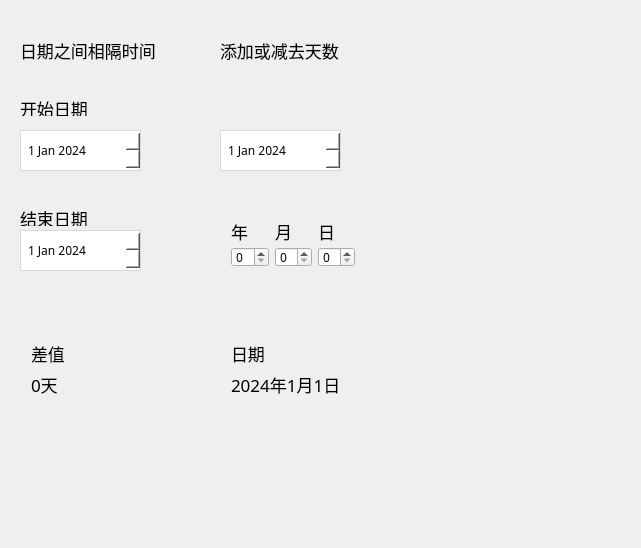
<?xml version="1.0" encoding="UTF-8"?>
<ui version="4.0">
 <class>riqi</class>
 <widget class="QWidget" name="riqi">
  <property name="geometry">
   <rect>
    <x>0</x>
    <y>0</y>
    <width>641</width>
    <height>548</height>
   </rect>
  </property>
  <property name="maximumSize">
   <size>
    <width>1000</width>
    <height>10000</height>
   </size>
  </property>
  <property name="font">
   <font>
    <family>宋体</family>
    <italic>false</italic>
    <bold>false</bold>
   </font>
  </property>
  <property name="windowTitle">
   <string>拉胯计算器</string>
  </property>
  <property name="styleSheet">
   <string notr="true">QPushButton {
background-color: #F2F2F2; /* 设置背景颜色 */
border: 1px solid #C3C3C3; /* 设置边框颜色 */
padding: 8px 16px; /* 调整内边距 */
font-family: &quot;Segoe UI&quot;, Arial, sans-serif; /* 使用Windows计算器常见的字体 */
font-size: 14pt; /* 设置字体大小 */
color: #333333; /* 设置文本颜色 */
}

QPushButton:hover {
background-color: #E6E6E6; /* 鼠标悬停时设置背景颜色 */
}

QPushButton:pressed {
background-color: #D9D9D9; /* 按下时设置背景颜色 */
}

QPushButton:disabled {
background-color: #F2F2F2; /* 禁用时设置背景颜色 */
color: #B2B2B2; /* 禁用时设置文本颜色 */
}



QRadioButton {
spacing: 5px; /* 调整文本和选择框之间的间距 */
color: #333333; /* 设置文本颜色 */
}

QRadioButton::indicator {
width: 5px; /* 设置选择框的宽度 */
height: 5rgb(240, 240, 240)px; /* 设置选择框的高度 */
border: 2px solid #0078D4; /* 设置选择框的边框颜色 */
}

QRadioButton::indicator:checked {
background-color: #0078D4; /* 设置选中时的背景颜色 */
border: 2px solid #0078D4; /* 设置选中时的边框颜色 */
}

QRadioButton:hover {
color: #0078D4; /* 鼠标悬停时设置文本颜色 */
}


QDateEdit {
background-color: white;
border: 1px solid #d9d9d9;
padding: 5px;
color: black;
selection-background-color: #3399ff;
selection-color: white;
}

QDateEdit::drop-down {
width: 20px;
}



QDateEdit QCalendarWidget {
background-color: white;
color: black;
border: 1px solid #d9d9d9;
selection-background-color: #3399ff;
selection-color: white;
}

QDateEdit QCalendarWidget QToolButton {
color: black;
background-color: white;
border: 1px solid #d9d9d9;
border-radius: 4px;
}

QDateEdit QCalendarWidget QToolButton:hover {
background-color: #e6f7ff;
}

QDateEdit QCalendarWidget QToolButton::hover {
background-color: #e6f7ff;
}

QDateEdit QCalendarWidget QWidget {
alternate-background-color: #f0f0f0;
}

QDateEdit QCalendarWidget QAbstractItemView {
background-color: white;
}

QDateEdit QCalendarWidget QAbstractItemView::item:hover {
color: black;
background-color: #3399ff;
}

QDateEdit QCalendarWidget QAbstractItemView::item:selected {
color: white;
background-color: #3399ff;
}


	


</string>
  </property>
  <widget class="QWidget" name="centralWidget" native="true">
   <property name="geometry">
    <rect>
     <x>0</x>
     <y>-10</y>
     <width>411</width>
     <height>571</height>
    </rect>
   </property>
   <property name="styleSheet">
    <string notr="true">QLabel{
font-size: 13pt; /* 设置字体大小 */
}</string>
   </property>
   <widget class="QDateEdit" name="dateEdit">
    <property name="geometry">
     <rect>
      <x>20</x>
      <y>140</y>
      <width>121</width>
      <height>41</height>
     </rect>
    </property>
    <property name="styleSheet">
     <string notr="true">QDateEdit {
background-color: white;
border: 1px solid #d9d9d9;
padding: 5px;
color: black;
selection-background-color: #3399ff;
selection-color: white;
}

QDateEdit::drop-down {
width: 20px;
}



QDateEdit QCalendarWidget {
background-color: white;
color: black;
border: 1px solid #d9d9d9;
selection-background-color: #3399ff;
selection-color: white;
}

QDateEdit QCalendarWidget QToolButton {
color: black;
background-color: white;
border: 1px solid #d9d9d9;
border-radius: 4px;
}

QDateEdit QCalendarWidget QToolButton:hover {
background-color: #e6f7ff;
}

QDateEdit QCalendarWidget QToolButton::hover {
background-color: #e6f7ff;
}

QDateEdit QCalendarWidget QWidget {
alternate-background-color: #f0f0f0;
}

QDateEdit QCalendarWidget QAbstractItemView {
background-color: white;
}

QDateEdit QCalendarWidget QAbstractItemView::item:hover {
color: black;
background-color: #3399ff;
}

QDateEdit QCalendarWidget QAbstractItemView::item:selected {
color: white;
background-color: #3399ff;
}
</string>
    </property>
    <property name="dateTime">
     <datetime>
      <hour>16</hour>
      <minute>0</minute>
      <second>0</second>
      <year>2024</year>
      <month>1</month>
      <day>1</day>
     </datetime>
    </property>
   </widget>
   <widget class="QDateEdit" name="dateEdit_2">
    <property name="geometry">
     <rect>
      <x>20</x>
      <y>240</y>
      <width>121</width>
      <height>41</height>
     </rect>
    </property>
    <property name="styleSheet">
     <string notr="true">QDateEdit {
background-color: white;
border: 1px solid #d9d9d9;
padding: 5px;
color: black;
selection-background-color: #3399ff;
selection-color: white;
}

QDateEdit::drop-down {
width: 20px;
}



QDateEdit QCalendarWidget {
background-color: white;
color: black;
border: 1px solid #d9d9d9;
selection-background-color: #3399ff;
selection-color: white;
}

QDateEdit QCalendarWidget QToolButton {
color: black;
background-color: white;
border: 1px solid #d9d9d9;
border-radius: 4px;
}

QDateEdit QCalendarWidget QToolButton:hover {
background-color: #e6f7ff;
}

QDateEdit QCalendarWidget QToolButton::hover {
background-color: #e6f7ff;
}

QDateEdit QCalendarWidget QWidget {
alternate-background-color: #f0f0f0;
}

QDateEdit QCalendarWidget QAbstractItemView {
background-color: white;
}

QDateEdit QCalendarWidget QAbstractItemView::item:hover {
color: black;
background-color: #3399ff;
}

QDateEdit QCalendarWidget QAbstractItemView::item:selected {
color: white;
background-color: #3399ff;
}
</string>
    </property>
    <property name="dateTime">
     <datetime>
      <hour>16</hour>
      <minute>0</minute>
      <second>0</second>
      <year>2024</year>
      <month>1</month>
      <day>1</day>
     </datetime>
    </property>
   </widget>
   <widget class="QLabel" name="label_2">
    <property name="geometry">
     <rect>
      <x>20</x>
      <y>50</y>
      <width>141</width>
      <height>21</height>
     </rect>
    </property>
    <property name="styleSheet">
     <string notr="true"/>
    </property>
    <property name="text">
     <string>日期之间相隔时间</string>
    </property>
   </widget>
   <widget class="QLabel" name="label_4">
    <property name="geometry">
     <rect>
      <x>220</x>
      <y>50</y>
      <width>141</width>
      <height>21</height>
     </rect>
    </property>
    <property name="text">
     <string>添加或减去天数</string>
    </property>
   </widget>
   <widget class="QDateEdit" name="dateEdit_3">
    <property name="geometry">
     <rect>
      <x>220</x>
      <y>140</y>
      <width>121</width>
      <height>41</height>
     </rect>
    </property>
    <property name="styleSheet">
     <string notr="true">QDateEdit {
background-color: white;
border: 1px solid #d9d9d9;
padding: 5px;
color: black;
selection-background-color: #3399ff;
selection-color: white;
}

QDateEdit::drop-down {
width: 20px;
}



QDateEdit QCalendarWidget {
background-color: white;
color: black;
border: 1px solid #d9d9d9;
selection-background-color: #3399ff;
selection-color: white;
}

QDateEdit QCalendarWidget QToolButton {
color: black;
background-color: white;
border: 1px solid #d9d9d9;
border-radius: 4px;
}

QDateEdit QCalendarWidget QToolButton:hover {
background-color: #e6f7ff;
}

QDateEdit QCalendarWidget QToolButton::hover {
background-color: #e6f7ff;
}

QDateEdit QCalendarWidget QWidget {
alternate-background-color: #f0f0f0;
}

QDateEdit QCalendarWidget QAbstractItemView {
background-color: white;
}

QDateEdit QCalendarWidget QAbstractItemView::item:hover {
color: black;
background-color: #3399ff;
}

QDateEdit QCalendarWidget QAbstractItemView::item:selected {
color: white;
background-color: #3399ff;
}
</string>
    </property>
    <property name="dateTime">
     <datetime>
      <hour>8</hour>
      <minute>0</minute>
      <second>0</second>
      <year>2024</year>
      <month>1</month>
      <day>1</day>
     </datetime>
    </property>
   </widget>
   <widget class="QLabel" name="label_7">
    <property name="geometry">
     <rect>
      <x>20</x>
      <y>110</y>
      <width>81</width>
      <height>16</height>
     </rect>
    </property>
    <property name="text">
     <string>开始日期</string>
    </property>
   </widget>
   <widget class="QLabel" name="label_8">
    <property name="geometry">
     <rect>
      <x>20</x>
      <y>220</y>
      <width>91</width>
      <height>16</height>
     </rect>
    </property>
    <property name="text">
     <string>结束日期</string>
    </property>
   </widget>
   <widget class="QWidget" name="layoutWidget">
    <property name="geometry">
     <rect>
      <x>20</x>
      <y>340</y>
      <width>91</width>
      <height>78</height>
     </rect>
    </property>
    <layout class="QVBoxLayout" name="verticalLayout">
     <item>
      <widget class="QLabel" name="label_3">
       <property name="text">
        <string>差值</string>
       </property>
      </widget>
     </item>
     <item>
      <widget class="QLabel" name="label">
       <property name="text">
        <string>0天</string>
       </property>
      </widget>
     </item>
    </layout>
   </widget>
   <widget class="QWidget" name="layoutWidget">
    <property name="geometry">
     <rect>
      <x>220</x>
      <y>90</y>
      <width>96</width>
      <height>19</height>
     </rect>
    </property>
    <layout class="QHBoxLayout" name="horizontalLayout">
     <item>
      <widget class="QRadioButton" name="radioButton">
       <property name="text">
        <string>添加</string>
       </property>
       <property name="checked">
        <bool>true</bool>
       </property>
      </widget>
     </item>
     <item>
      <widget class="QRadioButton" name="radioButton_2">
       <property name="text">
        <string>减去</string>
       </property>
      </widget>
     </item>
    </layout>
   </widget>
   <widget class="QWidget" name="layoutWidget">
    <property name="geometry">
     <rect>
      <x>220</x>
      <y>340</y>
      <width>181</width>
      <height>78</height>
     </rect>
    </property>
    <layout class="QVBoxLayout" name="verticalLayout_2">
     <item>
      <widget class="QLabel" name="label_14">
       <property name="text">
        <string>日期</string>
       </property>
      </widget>
     </item>
     <item>
      <widget class="QLabel" name="label_15">
       <property name="text">
        <string>2024年1月1日</string>
       </property>
      </widget>
     </item>
    </layout>
   </widget>
   <widget class="QWidget" name="layoutWidget">
    <property name="geometry">
     <rect>
      <x>220</x>
      <y>220</y>
      <width>146</width>
      <height>68</height>
     </rect>
    </property>
    <layout class="QHBoxLayout" name="horizontalLayout_2">
     <item>
      <layout class="QVBoxLayout" name="verticalLayout_3">
       <item>
        <widget class="QLabel" name="label_5">
         <property name="text">
          <string>年</string>
         </property>
        </widget>
       </item>
       <item>
        <widget class="QSpinBox" name="spinBox"/>
       </item>
      </layout>
     </item>
     <item>
      <layout class="QVBoxLayout" name="verticalLayout_4">
       <item>
        <widget class="QLabel" name="label_6">
         <property name="text">
          <string>月</string>
         </property>
        </widget>
       </item>
       <item>
        <widget class="QSpinBox" name="spinBox_2"/>
       </item>
      </layout>
     </item>
     <item>
      <layout class="QVBoxLayout" name="verticalLayout_5">
       <item>
        <widget class="QLabel" name="label_13">
         <property name="text">
          <string>日</string>
         </property>
        </widget>
       </item>
       <item>
        <widget class="QSpinBox" name="spinBox_3"/>
       </item>
      </layout>
     </item>
    </layout>
   </widget>
  </widget>
 </widget>
 <layoutdefault spacing="6" margin="11"/>
 <resources/>
 <connections/>
</ui>
